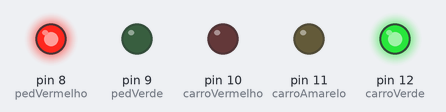
The sketch below on a simulated Arduino Uno, built with avr-gcc and run on an emulated ATmega328P. Shown: output pins drawn as LEDs (lit = HIGH).

Above: at 2.5 s.
At 6.5 s:
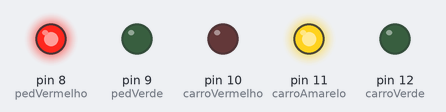
At 10.5 s:
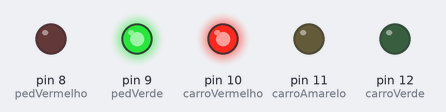
At 13.12 s:
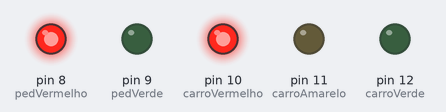
At 15.37 s:
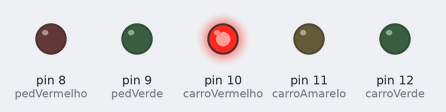
Timing chart, 0 to 20.2 s (numbered marks = the images above):
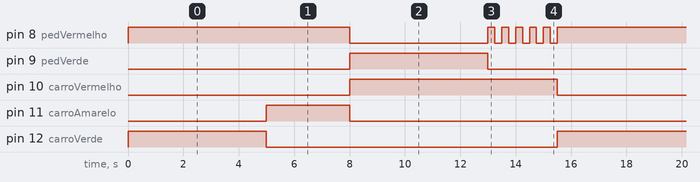

Measured:
- by itself, pin 8 (pedVermelho): repeats every 15.5 s: LOW 5.0 s, 5 × (HIGH 0.25 s, LOW 0.25 s), HIGH 8.0 s
- by itself, pin 9 (pedVerde), pin 12 (carroVerde): alternates HIGH for 5.0 s and LOW for 10.5 s
- by itself, pin 10 (carroVermelho): alternates HIGH for 7.5 s and LOW for 8.0 s
- by itself, pin 11 (carroAmarelo): alternates HIGH for 3.0 s and LOW for 12.5 s

The sketch:

Sem_foro_inteligente.ino
```cpp
const int carroVerde = 12;
const int carroAmarelo = 11;
const int carroVermelho = 10;
const int pedVerde = 9;
const int pedVermelho = 8;

void setup() {
  pinMode(carroVerde, OUTPUT);
  pinMode(carroAmarelo, OUTPUT);
  pinMode(carroVermelho, OUTPUT);
  pinMode(pedVerde, OUTPUT);
  pinMode(pedVermelho, OUTPUT);
}

void loop() {

  digitalWrite(carroVerde, HIGH);
  digitalWrite(carroAmarelo, LOW);
  digitalWrite(carroVermelho, LOW);
  digitalWrite(pedVerde, LOW);
  digitalWrite(pedVermelho, HIGH);
  delay(5000);


  digitalWrite(carroVerde, LOW);
  digitalWrite(carroAmarelo, HIGH);
  digitalWrite(carroVermelho, LOW);
  digitalWrite(pedVerde, LOW);
  digitalWrite(pedVermelho, HIGH);
  delay(3000);


  digitalWrite(carroVerde, LOW);
  digitalWrite(carroAmarelo, LOW);
  digitalWrite(carroVermelho, HIGH);
  digitalWrite(pedVerde, HIGH);
  digitalWrite(pedVermelho, LOW);
  delay(5000);


  digitalWrite(pedVerde, LOW);

  for (int x = 0; x < 5; x++) {
    digitalWrite(pedVermelho, HIGH);
    delay(250);
    digitalWrite(pedVermelho, LOW);
    delay(250);
  }
}
```
